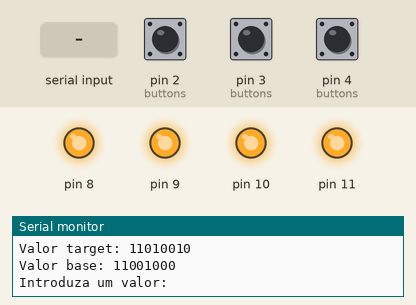
The sketch below on a simulated Arduino Uno, built with avr-gcc and run on an emulated ATmega328P. On the bench: output pins drawn as LEDs (lit = HIGH), the last lines printed to the serial monitor. The inputs (shaded band) are chosen by the test bench; at power-on: pin 2 (buttons) HIGH, pin 3 (buttons) HIGH, pin 4 (buttons) HIGH. Random numbers use the default seed unless the sketch sets one.

Above: at 1.2 s.
1.3 s: "90,45\n" received over Serial
3.8 s: pin 2 (buttons) pulled LOW for 0.15 s
At 15.4 s:
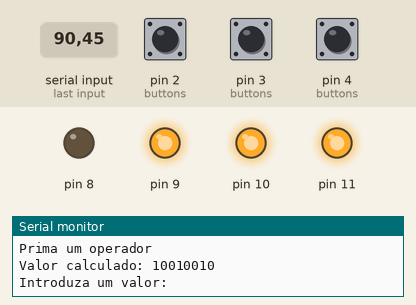
At 30.4 s:
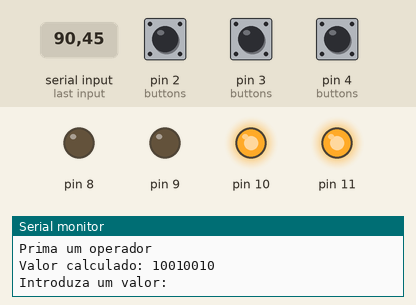
Timing chart, 0 to 31.5 s (numbered marks = the images above; inputs shaded):
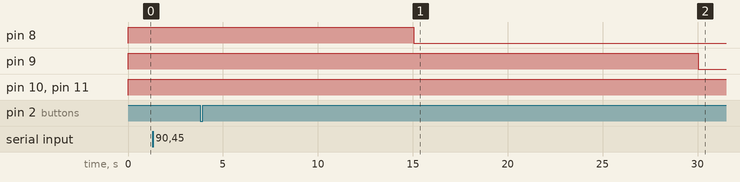

The sketch:

Codigo_Desenvolvido.ino
```cpp
// Trabalho realizado por: André Filipe Costa Colaço.
// UC: 2020220301.

int target, inicial, operacoes;   // Números que vão ser gerados aleatoriamente.
int numero;                       // Número convertido para inteiro.
unsigned long intervalo = 60000;  // Tempo do jogo.
unsigned long tempo;              // Variável onde esta guardada a função millis().
String valor;                     // Número que escrevemos no Serial Monitor.
bool start = true;                // Começa ou recomeça o jogo (inicializada a true para o jogo começar).
bool botoes, ler_numero;          // Variáveis que determinam onde o vai jogo.

void setup() {

  for (int p = 8; p < 12; p++) pinMode(p, OUTPUT);    // Inicializa os quatro leds.
  for (int b = 2; b < 5 ; b++) pinMode(b, INPUT_PULLUP);    // Inicializa os três botões.
  randomSeed(analogRead(0));    // Faz com que os números sejam gerados aleatoriamente.
  Serial.begin(9600);

}

void loop() {

  // Quando start for true, o jogo começa ou recomeça.
  if (start == true) {
    for (int i = 8; i < 12; i++) digitalWrite(i, HIGH);   // Liga todos os leds.
    gerar_numeros();
    tempo = millis();   // É resetado o tempo.
    start = false;      // Para o jogo não estar constantemente a recomeçar.
  }
  ler();
  buttons();
  // Quando o valor base for igual ao target.
  if (inicial == target) {
    Serial.println("Parabéns! Acertaste!");
    // O jogo recomeça.
    start = true;
  }

}

// Função que gera aleatoriamente o valor de onde partimos(inicial), o valor onde queremos chegar(target)
// e um valor para obter as operações permitidas(operacoes).
void gerar_numeros() {

  target = random(1, 256);    // Gera o target(onde queremos chegar).
  inicial = random(1, 256);   // Gera o base(onde partimos).
  operacoes = random(1, 4);   // Gera o operacoes(para as operações permitidas).

  // São apresentadas as operações permitidas e os valores inicial e target, em binário.
  Serial.print("Operações permitidas: ");
  if (operacoes == 1) Serial.println("OR-vermelho , XOR-amarelo");
  if (operacoes == 2) Serial.println("AND-branco , OR-vermelho");
  if (operacoes == 3) Serial.println("AND-branco , OR-vermelho , XOR-amarelo");
  Serial.println("Valor target: " + String(target, BIN));
  Serial.println("Valor base: " + String(inicial, BIN));

}

// Função que lê o que é escrito no serial monitor e passa-o para inteiro.
void ler() {

  // Para entrar no while.
  ler_numero = true;
  // Caso o jogo não seja para recomeçar, é impressa esta mensagem.
  if (start == false) Serial.println("Introduza um valor: ");
  // Entra no while(se não for para recomeçar o jogo) e espera que seja escrito alguma coisa.
  while (ler_numero == true && start == false) {
    leds();
    // Se existirem dados na porta serie para receber.
    if (Serial.available() > 0) {
      // Lê os dados recebidos na porta serie.
      valor = Serial.readStringUntil("\n");
      // Converte o número para inteiro.
      numero = valor.toInt();
      // É apresentado o número, em binário.
      Serial.println("Valor lido: " + String(numero, BIN));
      // Para sair deste while.
      ler_numero = false;
    }
  }

}

// Função que espera que seja premido algum dos botões disponíveis.
void buttons() {

  // Para entrar no while.
  botoes = true;
  // Caso o jogo não seja para recomeçar, é impressa esta mensagem.
  if (start == false) Serial.println("Prima um operador");
  // Entra no while(se não for para recomeçar o jogo) e espera que seja premido algum botão.
  while (botoes == true && start == false) {
    leds();
    // Se o botão AND for premido e estiver disponível.
    if ((operacoes == 2 || operacoes == 3) && !digitalRead(4) == true) {
      // Faz a operação e este valor é guardado na mesma variável.
      inicial = inicial & numero;
      // Imprime o valor da operação, em binário.
      Serial.println("Valor calculado: " + String(inicial, BIN));
      // Para sair deste while.
      botoes = false;
    }
    // Se o botão OR for premido.
    if (!digitalRead(3) == true) {
      // Faz a operação e este valor é guardado na mesma variável.
      inicial = inicial | numero;
      // Imprime o valor da operação, em binário.
      Serial.println("Valor calculado: " + String(inicial, BIN));
      // Para sair deste while.
      botoes = false;
    }
    // Se o botão XOR for premido e estiver disponível.
    if ((operacoes == 1 || operacoes == 3) && !digitalRead(2) == true) {
      // Faz a operação e este valor é guardado na mesma variável.
      inicial = inicial ^ numero;
      // Imprime o valor da operação, em binário.
      Serial.println("Valor calculado: " + String(inicial, BIN));
      // Para sair deste while.
      botoes = false;
    }
  }

}

// Função que, à medida que o tempo passa, vai apagando os leds, até o jogo recomeçar.
void leds() {

  // Quando passar 1/4 do tempo, o primeiro led apagasse.
  if ((millis() - tempo) >= (0.25 * intervalo)) digitalWrite(8, LOW);
  // Quando passar 2/4 do tempo,, o segundo led apagasse.
  if ((millis() - tempo) >= (0.50 * intervalo)) digitalWrite(9, LOW);
  // Quando passar 3/4 do tempo, o terceito led apagasse.
  if ((millis() - tempo) >= (0.75 * intervalo)) digitalWrite(10, LOW);
  // Quando passar tempo todo, o último led apagasse e o jogo recomeça.
  if ((millis() - tempo) >= intervalo) {
    digitalWrite(11, LOW);
    Serial.println("O tempo acabou! Tenta outra vez!");
    delay(500);
    start = true;
  }

}
```
